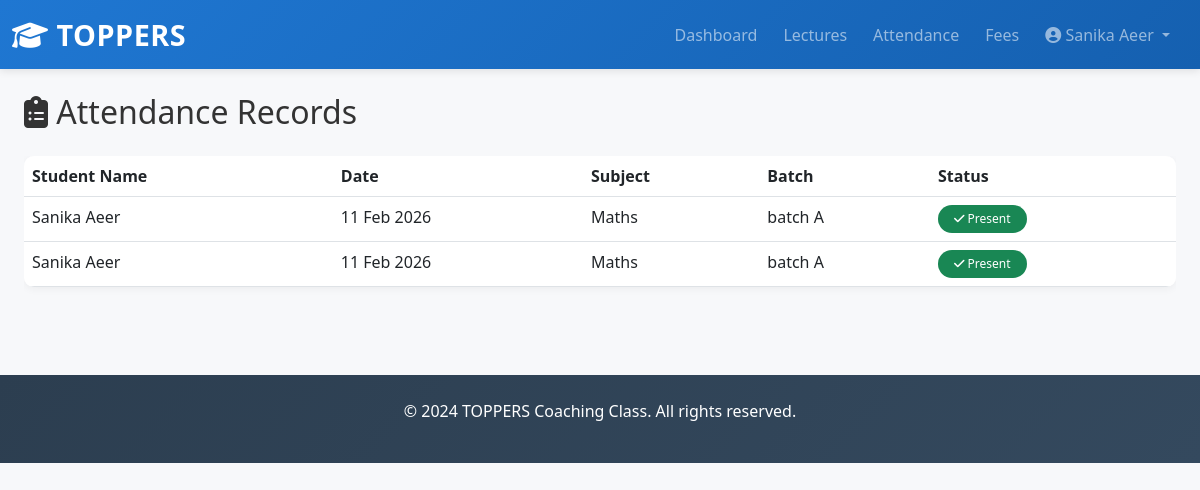
The page /attendance/list/ (signed in) on the database its author committed.
### toppers_project/core/models.py (models this page shows, shortened)
class CustomUser(AbstractUser):
    role = models.CharField(max_length=20, choices=ROLE_CHOICES)
    phone = models.CharField(max_length=20, blank=True)
    date_of_birth = models.DateField(null=True, blank=True)
    profile_image = models.ImageField(upload_to='profile_images/', null=True, blank=True)
    address = models.TextField(blank=True)
    status = models.CharField(max_length=20, choices=STATUS_CHOICES, default='pending')
    created_at = models.DateTimeField(auto_now_add=True)
    updated_at = models.DateTimeField(auto_now=True)
    class Meta:
        ordering = ['-created_at']

class Lecture(models.Model):
    DAYS = [
        ('Monday', 'Monday'),
        ('Tuesday', 'Tuesday'),
        ('Wednesday', 'Wednesday'),
        ('Thursday', 'Thursday'),
        ('Friday', 'Friday'),
        ('Saturday', 'Saturday'),
    ]
    """lecture/class schedule"""
    teacher = models.ForeignKey(CustomUser, on_delete=models.CASCADE, related_name='lectures', limit_choices_to={'role': 'teacher'})
    subject = models.ForeignKey(Subject, on_delete=models.CASCADE)
    batch = models.ForeignKey(Batch, on_delete=models.CASCADE)
    day = models.CharField(max_length=10, null=True, blank=True, default='Monday', choices=DAYS)
    start_time = models.TimeField()
    end_time = models.TimeField()
    class_date = models.DateField(null=True, blank=True)
    topic = models.CharField(max_length=200)
    created_at = models.DateTimeField(auto_now_add=True)
    class Meta:
        ordering = ['-day', 'start_time']

class Subject(models.Model):
    name = models.CharField(max_length=100, unique=True)
    def __str__(self):
        return self.name

class Batch(models.Model):
    name = models.CharField(max_length=100, unique=True)
    def __str__(self):
        return self.name

### toppers_project/attendance/models.py (models this page shows, shortened)
class AttendanceRecord(models.Model):
    STATUS_CHOICES = [
        ('present', 'Present'),
        ('absent', 'Absent'),
    ]
    lecture = models.ForeignKey('core.Lecture', on_delete=models.CASCADE, related_name='attendance_records')
    student = models.ForeignKey(CustomUser, on_delete=models.CASCADE, related_name='attendance_records', limit_choices_to={'role': 'student'})
    date = models.DateField(auto_now_add=True)
    status = models.CharField(max_length=20, choices=STATUS_CHOICES, default='absent')
    created_at = models.DateTimeField(auto_now_add=True)
    class Meta:
        unique_together = ('lecture', 'student')
        ordering = ['-date']

### toppers_project/attendance/views.py (the view)
# urls.py: path('list/', views.attendance_list, name='attendance_list'),
@login_required(login_url='login')
def attendance_list(request):
    from .models import AttendanceRecord
    records = AttendanceRecord.objects.all().order_by('-date')
    context = {
        'records': records,
    }
    return render(request, 'attendance/attendance_list.html', context)

### templates/attendance/attendance_list.html (shortened to what this page needs)
{% extends 'base.html' %}
{% block content %}
<div class="container-fluid py-4">
    <div class="row">
        <div class="col-md-12">
            <h2 class="mb-4"><i class="fas fa-clipboard-list"></i> Attendance Records</h2>
        </div>
    </div>
    {% if records %}
    <div class="table-responsive">
        <table class="table table-hover">
            <thead>
                <tr>
                    <th>Student Name</th>
                    <th>Date</th>
                    <th>Subject</th>
                    <th>Batch</th>
                    <th>Status</th>
                </tr>
            </thead>
            <tbody>
                {% for record in records %}
                <tr>
                    <td>{{ record.student.get_full_name }}</td>
                    <td>{{ record.date|date:"d M Y" }}</td>
                    <td>{{ record.lecture.subject }}</td>
                    <td>{{ record.lecture.batch }}</td>
                    <td>
                        {% if record.status == 'present' %}
                            <span class="badge bg-success"><i class="fas fa-check"></i> Present</span>
                        {% else %}
                            <span class="badge bg-danger"><i class="fas fa-times"></i> Absent</span>
                        {% endif %}
                    </td>
                </tr>
                {% endfor %}
            </tbody>
        </table>
    </div>
    {% else %}
    <div class="alert alert-info">
        <i class="fas fa-info-circle"></i> No attendance records found.
    </div>
    {% endif %}
</div>
{% endblock %}

### templates/base.html (shortened to what this page needs)
{% load static %}
<!DOCTYPE html>
<html lang="en">
<head>
    <link href="https://cdn.jsdelivr.net/npm/bootstrap@5.3.0/dist/css/bootstrap.min.css" rel="stylesheet">
    <link rel="stylesheet" href="https://cdnjs.cloudflare.com/ajax/libs/font-awesome/6.4.0/css/all.min.css">
    <link rel="stylesheet" href="{% static 'css/style.css' %}">
</head>
<body>
    {% if user.is_authenticated %}
    <nav class="navbar navbar-expand-lg navbar-dark bg-primary sticky-top">
        <div class="container-fluid">
            <a class="navbar-brand fw-bold" href="{% url 'home' %}">
                <i class="fas fa-graduation-cap"></i> TOPPERS
            </a>
            <div class="collapse navbar-collapse" id="navbarNav">
                <ul class="navbar-nav ms-auto">
                    {% if user.role == 'admin' %}
                        <li class="nav-item"><a class="nav-link" href="{% url 'admin_dashboard' %}">Dashboard</a></li>
                        <li class="nav-item"><a class="nav-link" href="{% url 'pending_registrations' %}">Pending</a></li>
                        <li class="nav-item"><a class="nav-link" href="{% url 'all_students' %}">Students</a></li>
                        <li class="nav-item"><a class="nav-link" href="{% url 'all_teachers' %}">Teachers</a></li>
                        <li class="nav-item"><a class="nav-link" href="{% url 'approve_profile_updates' %}">Profile Updates</a></li>
                        <li class="nav-item"><a class="nav-link" href="{% url 'manage_timetable' %}">Timetable</a></li>
                    {% elif user.role == 'student' %}
                        <li class="nav-item"><a class="nav-link" href="{% url 'student_dashboard' %}">Dashboard</a></li>
                        <li class="nav-item"><a class="nav-link" href="{% url 'student_lectures' %}">Lectures</a></li>
                        <li class="nav-item"><a class="nav-link" href="{% url 'student_attendance' %}">Attendance</a></li>
                        <li class="nav-item"><a class="nav-link" href="{% url 'student_fees' %}">Fees</a></li>
                    {% elif user.role == 'teacher' %}
                        <li class="nav-item"><a class="nav-link" href="{% url 'teacher_dashboard' %}">Dashboard</a></li>
                        <li class="nav-item"><a class="nav-link" href="{% url 'teacher_lectures' %}">Lectures</a></li>
                        <li class="nav-item"><a class="nav-link" href="{% url 'teacher_salary' %}">Salary</a></li>
                    {% endif %}
                    <li class="nav-item dropdown">
                        <a class="nav-link dropdown-toggle" href="#" id="userDropdown" role="button" data-bs-toggle="dropdown">
                            <i class="fas fa-user-circle"></i> {{ user.get_full_name }}
                        </a>
                    </li>
                </ul>
            </div>
        </div>
    </nav>
    {% endif %}
    <div class="container-fluid">
        {% block content %}{% endblock %}
    </div>
    <footer class="bg-dark text-white text-center py-4 mt-5">
        <p>&copy; 2024 TOPPERS Coaching Class. All rights reserved.</p>
    </footer>
</body>
</html>

### toppers_project/static/css/style.css (style rules this page uses)
:root { --primary-color: #1f77d2; --secondary-color: #28a745; --danger-color: #dc3545; --warning-color: #ffc107; --light-bg: #f7f8fa; --border-color: #dee2e6; }
* { margin: 0; padding: 0; box-sizing: border-box; }
body { background-color: var(--light-bg); font-family: 'Segoe UI', Tahoma, Geneva, Verdana, sans-serif; color: #333; }
.navbar { background: linear-gradient(135deg, var(--primary-color) 0%, #1560b0 100%) !important; box-shadow: 0 2px 8px rgba(0, 0, 0, 0.1); }
.navbar-brand { font-size: 1.8rem; letter-spacing: 0.5px; }
.nav-link { transition: all 0.3s ease; margin-right: 10px; }
.table { background: white; border-radius: 10px; overflow: hidden; box-shadow: 0 2px 8px rgba(0, 0, 0, 0.05); }
.table thead { background: var(--light-bg); font-weight: 600; color: #333; }
.badge { padding: 0.5rem 1rem; border-radius: 20px; font-weight: 500; }
footer { background: linear-gradient(135deg, #2c3e50 0%, #34495e 100%); margin-top: 3rem; }

### rows shown on the page
CustomUser: get_full_name "Sanika Aeer"
AttendanceRecord: student.get_full_name "Sanika Aeer", date "11 Feb 2026", lecture.subject "Maths", lecture.batch "batch A", status "present" (drawn)
AttendanceRecord: student.get_full_name "Sanika Aeer", date "11 Feb 2026", lecture.subject "Maths", lecture.batch "batch A", status "present" (drawn)
